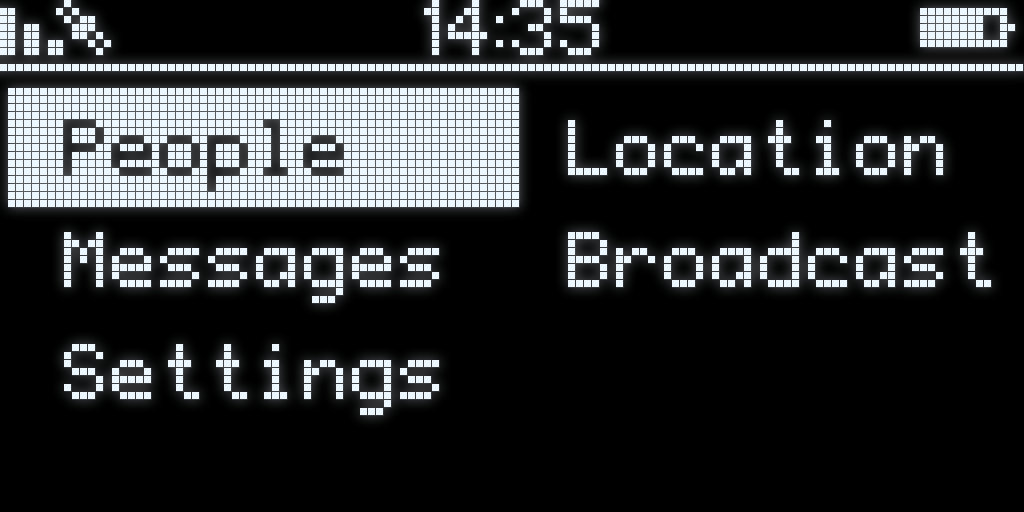
#> input picture Ranger_Video_Kit/oled_screens/black_background/02_main_menu.png, 1024 x 512 px, given in place of 01_startup_logo.png, which was not available
$ python kit.py
#> lines starting #> are read from the running program, lines starting #| are printed output that depends on the picture; after the words box and inside, x2 and y2 are one past the last pixel; in counts of white or black regions, pixels touching at a corner belong together; pictures that were not available may be replaced by others from this repository, and a replacement may not be noted
"""Static graphics kit for the Ranger film: background plate, OLED cards,
phone mockups, hero cut-outs with rim light, QR cards, photo cards."""
import os
import sys
import numpy as np
from PIL import Image, ImageDraw, ImageFilter, ImageFont, ImageOps

KIT = "/home/user/temp-video/Ranger_Video_Kit"
W = os.path.dirname(os.path.dirname(os.path.abspath(__file__)))
CUT = os.path.join(W, "build/cut")
OUT = os.path.join(W, "build/assets")
os.makedirs(OUT, exist_ok=True)
FONT = "/usr/share/fonts/opentype/inter/Inter-{}.otf"

BG0 = (0x0E, 0x12, 0x10)
BG1 = (0x1C, 0x22, 0x1F)
GREEN = (0x2F, 0x6D, 0x4F)


def font(weight, size):
    return ImageFont.truetype(FONT.format(weight), size)


def background():
    h, w = 1080, 1920
    yy, xx = np.mgrid[0:h, 0:w].astype(np.float32)
    d = np.sqrt(((xx - w * 0.5) / (w * 0.62)) ** 2 + ((yy - h * 0.42) / (h * 0.75)) ** 2)
    t = np.clip(d, 0, 1)[..., None]
    c = np.array(BG1, np.float32) * (1 - t) + np.array(BG0, np.float32) * t
    rng = np.random.default_rng(1)
    c += rng.normal(0, 1.2, c.shape)
    Image.fromarray(np.clip(c, 0, 255).astype(np.uint8)).save(f"{OUT}/bg.png")
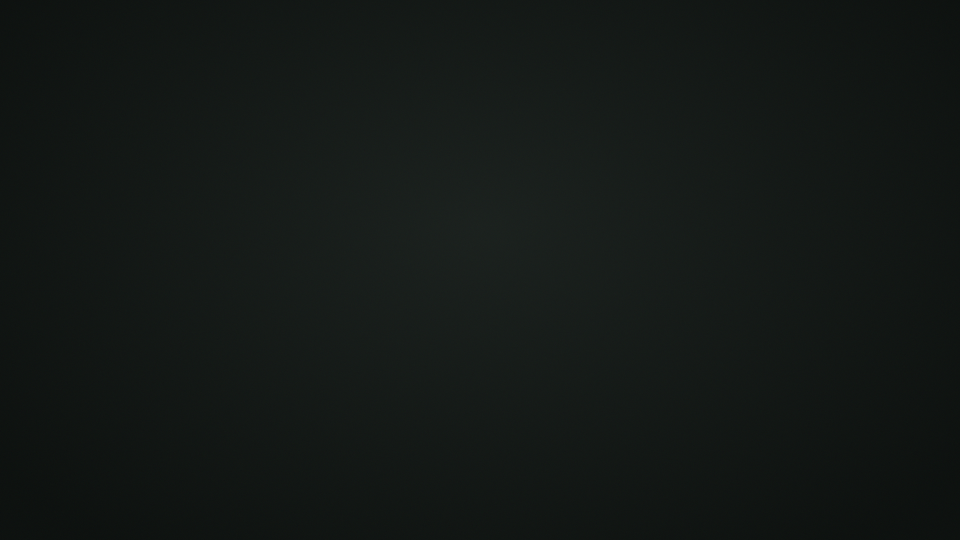
#> saved as bg.png: PIL image 1920x1080 RGB (shown at 1/2 size); mean R, G, B 19.5, 24.4, 21.9


def shadow(alpha, blur, opacity, offset=(0, 0), color=(0, 0, 0)):
    a = alpha.filter(ImageFilter.GaussianBlur(blur)).point(lambda v: int(v * opacity))
    layer = Image.new("RGBA", alpha.size, color + (0,))
    layer.putalpha(a)
    if offset != (0, 0):
        moved = Image.new("RGBA", alpha.size, color + (0,))
        moved.paste(layer, offset)
        layer = moved
    return layer


def rounded_mask(size, r):
    m = Image.new("L", size, 0)
    ImageDraw.Draw(m).rounded_rectangle([0, 0, size[0] - 1, size[1] - 1], r, fill=255)
    return m


def oled_card(name):
#> called with name = '01_startup_logo'
    scr = Image.open(f"{KIT}/oled_screens/black_background/{name}.png").convert("RGB")
#> scr is the input picture: PIL image 1024x512 RGB; mean R, G, B 43, 44.9, 46.3
    sw, sh = scr.size  # 1024 x 512
#> sw = 1024; sh = 512
    bez, pad = 26, 70
    cw, ch = sw + 2 * bez + 2 * pad, sh + 2 * bez + 2 * pad
#> cw = 1216; ch = 704
    card = Image.new("RGBA", (cw, ch), (0, 0, 0, 0))
#> card: PIL image 1216x704 RGBA; every value is 0
    body = Image.new("L", (cw, ch), 0)
#> body: PIL image 1216x704 L; every value is 0
    ImageDraw.Draw(body).rounded_rectangle([pad, pad, cw - pad, ch - pad], 30, fill=255)
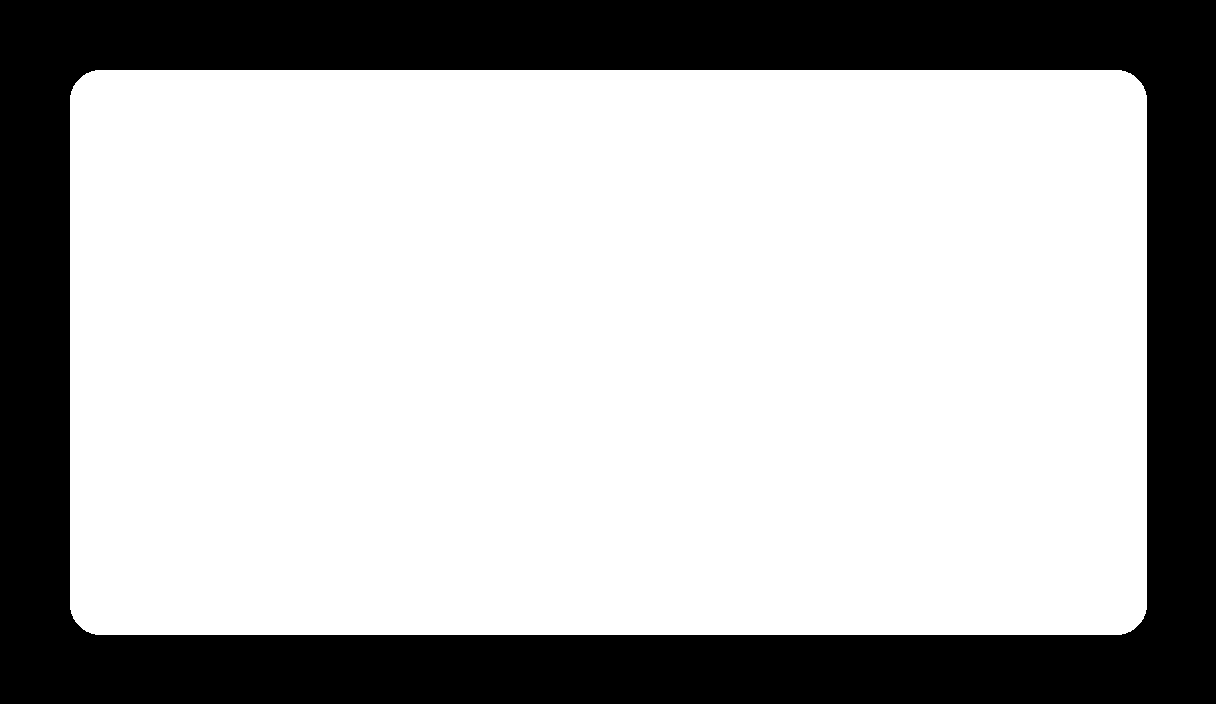
#> body: PIL image 1216x704 L; 71% white; 1 black region, box (x1, y1, x2, y2) and area: (0, 0, 1216, 704) 248371
    card = Image.alpha_composite(card, shadow(body, 34, 0.75, (0, 14)))
#> in shadow, `a = alpha.filter(ImageFilter.GaussianBlur(blur)).point(lambda v: int(v..`:
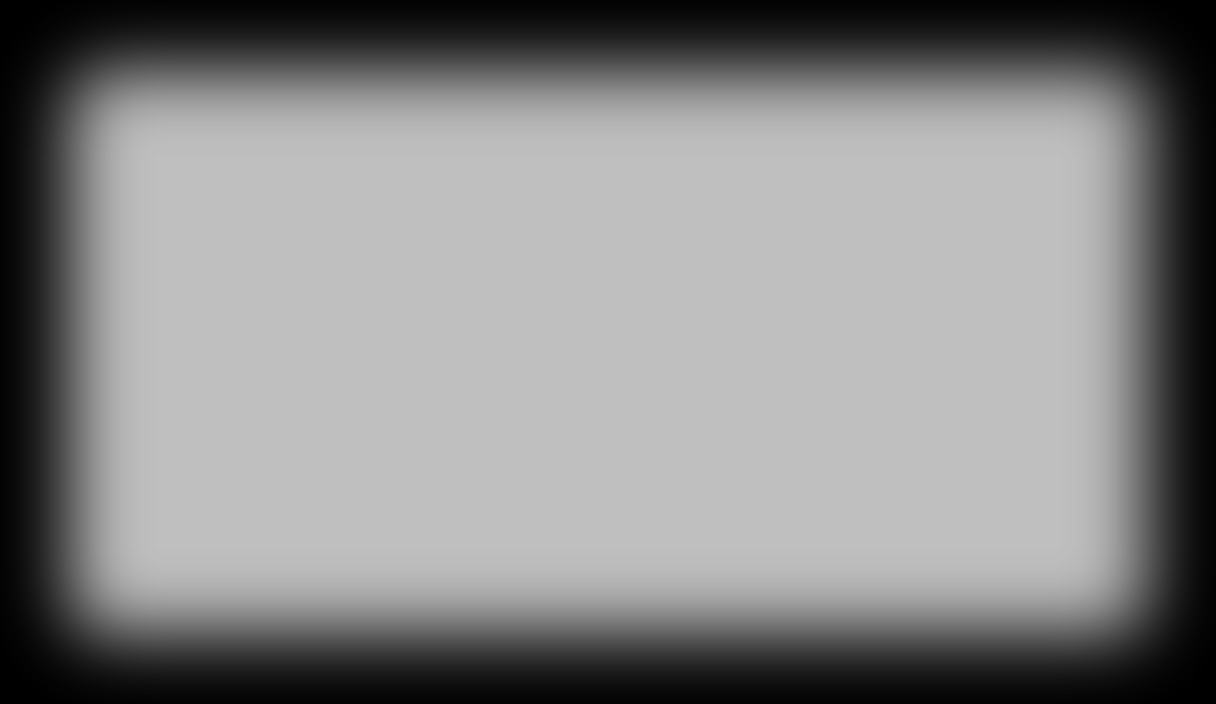
#> a: PIL image 1216x704 L; min 0, max 191, mean 135.3
#> in shadow, `moved.paste(layer, offset)`:
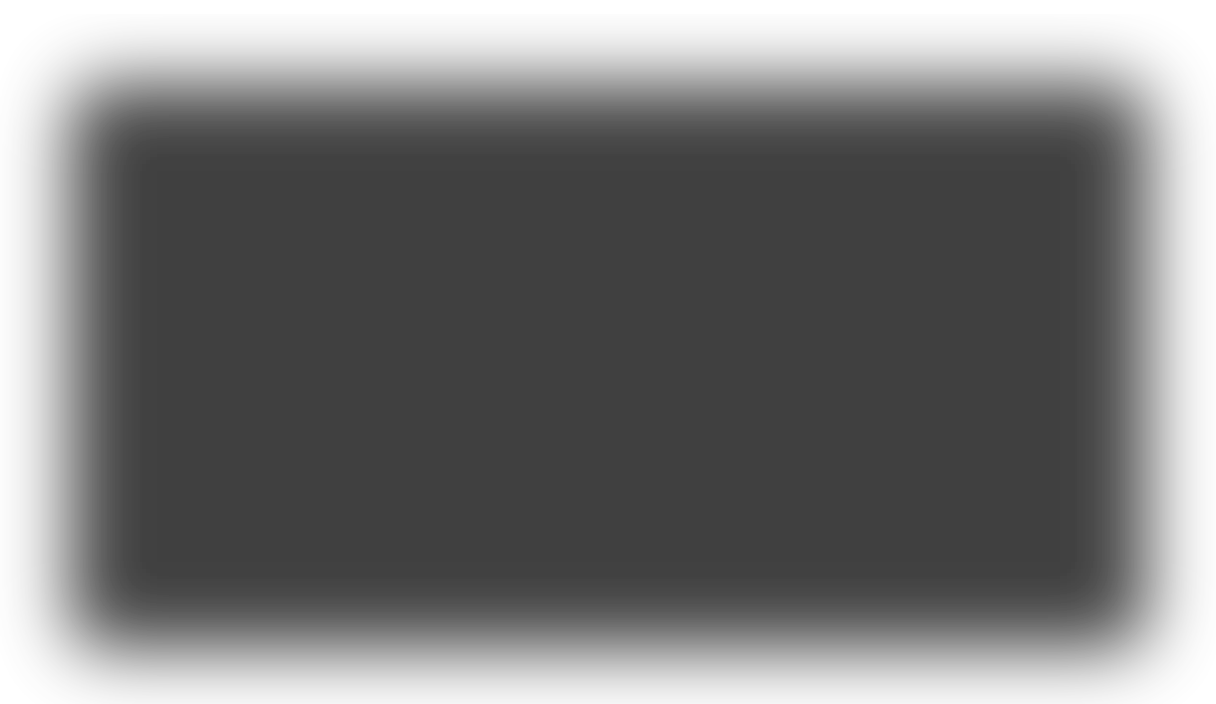
#> moved: PIL image 1216x704 RGBA; mean R, G, B, A 0, 0, 0, 135.2; transparent parts drawn white
    frame = Image.new("RGBA", (cw, ch), (0, 0, 0, 0))
    d = ImageDraw.Draw(frame)
    d.rounded_rectangle([pad, pad, cw - pad, ch - pad], 30, fill=(8, 10, 9, 255), outline=(52, 64, 58, 255), width=2)
    card = Image.alpha_composite(card, frame)
    # emissive bloom: blurred copy of the pixels added on top
    arr = np.asarray(scr, np.float32)
    bloom = np.asarray(scr.filter(ImageFilter.GaussianBlur(10)), np.float32)
    lit = np.clip(arr + bloom * 0.55, 0, 255).astype(np.uint8)
    lit_im = Image.fromarray(lit).convert("RGBA")
    card.paste(lit_im, (pad + bez, pad + bez), rounded_mask((sw, sh), 8))
#> in rounded_mask, `m = Image.new("L", size, 0)`: m: PIL image 1024x512 L; every value is 0
#> in rounded_mask, `ImageDraw.Draw(m).rounded_rectangle([0, 0, size[0] - 1, size[1] - 1], ..`:
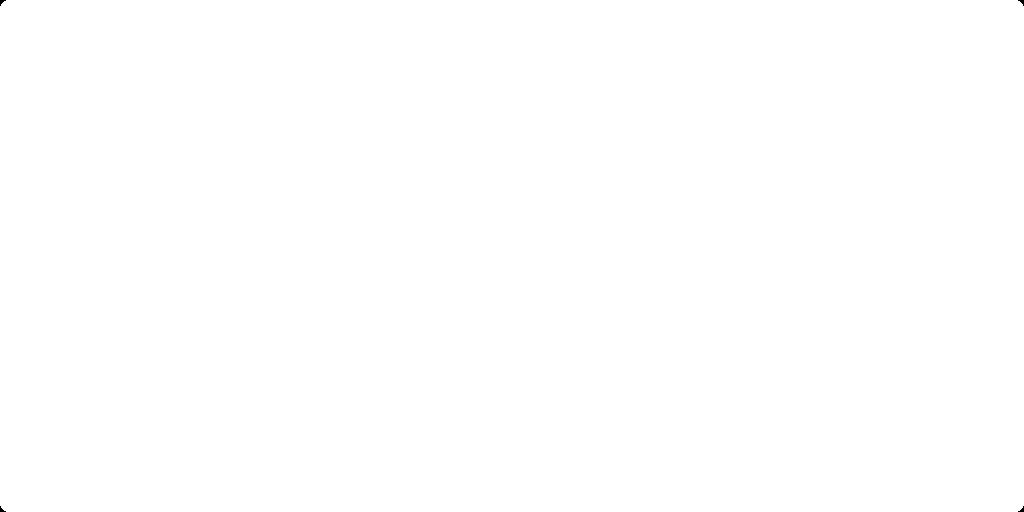
#> m: PIL image 1024x512 L; 100% white; 4 black regions (4 under 20 px)
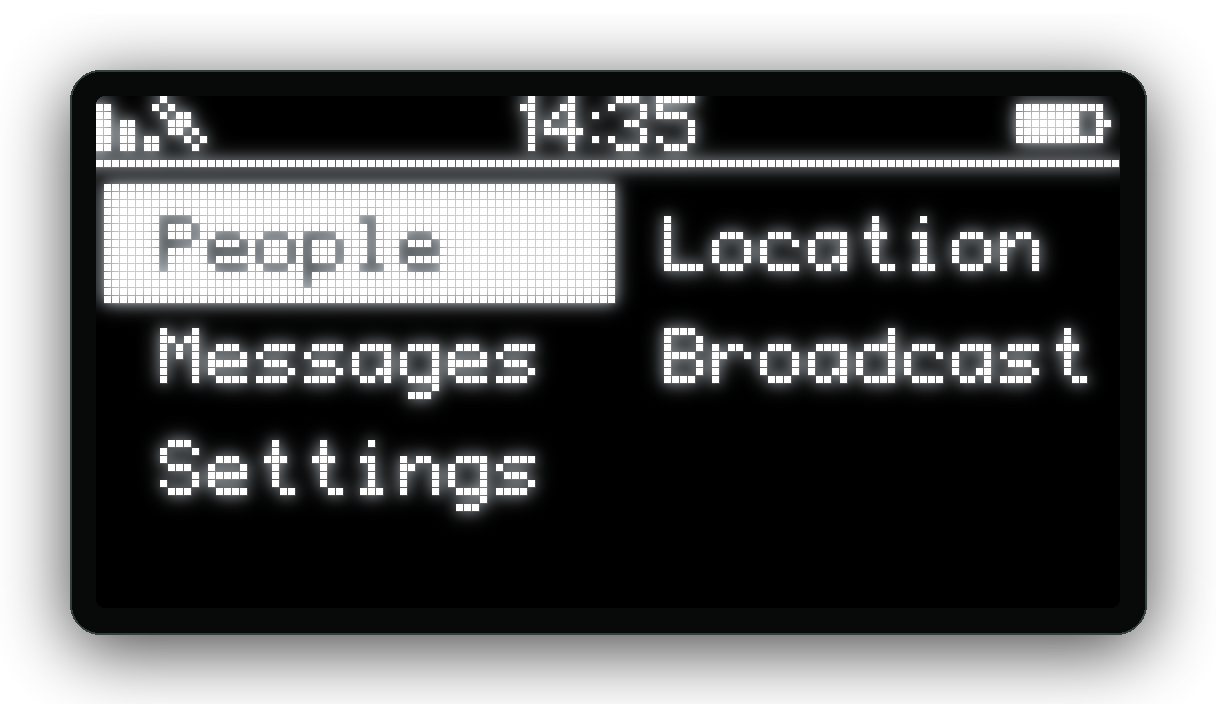
#> card: PIL image 1216x704 RGBA; mean R, G, B, A 36.7, 37.5, 37.8, 191.1; transparent parts drawn white
#> pass 3 of the loop `for n in ["01_startup_logo", "02_main_menu", "04_people_list", "05_peo..`:
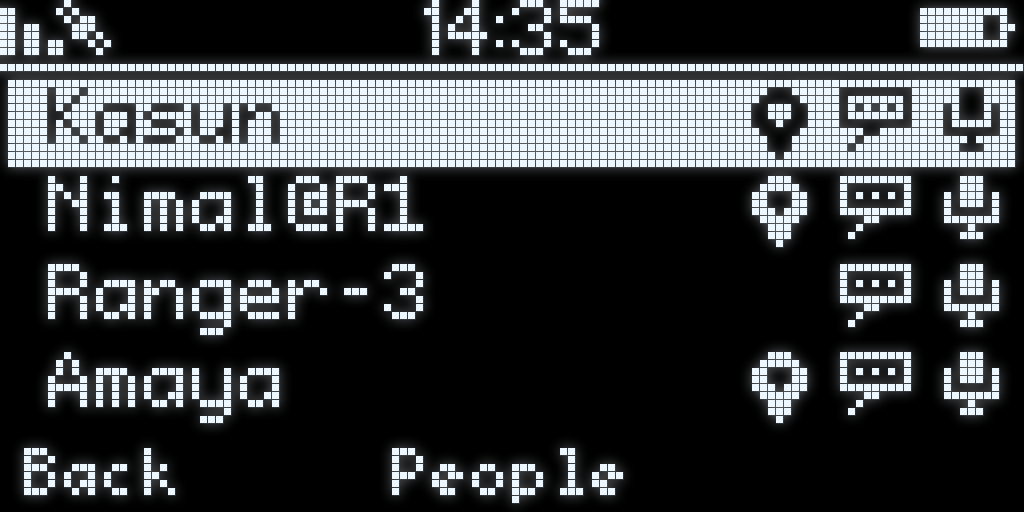
#> input picture Ranger_Video_Kit/oled_screens/black_background/04_people_list.png, 1024 x 512 px, found by its file name
#> in oled_card, scr is the input picture: PIL image 1024x512 RGB; mean R, G, B 58.2, 60.6, 62.6
#> in oled_card (call 3), `lit = np.clip(arr + bloom * 0.55, 0, 255).astype(np.uint8)`:
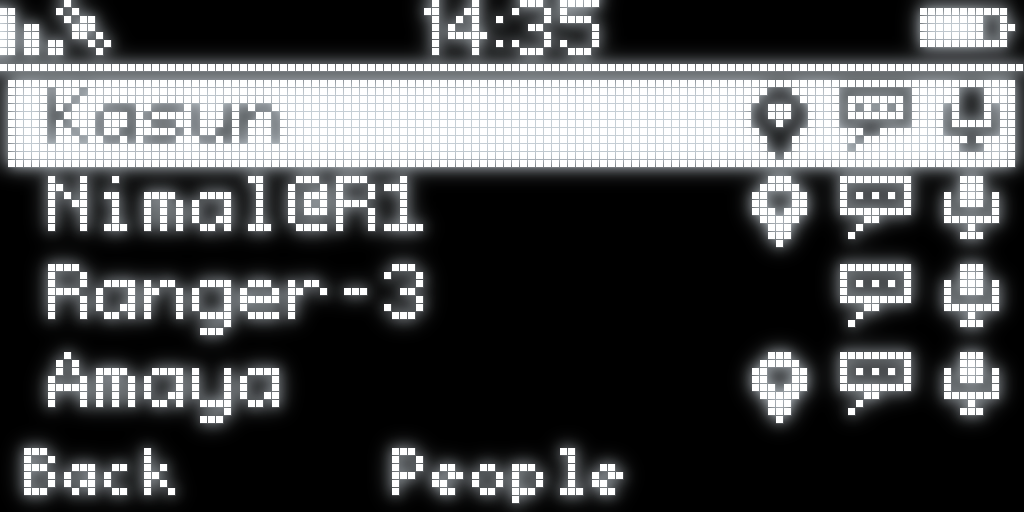
#> lit: shape (512, 1024, 3); mean R, G, B 78, 79.1, 80
#> in oled_card (call 3), `card.paste(lit_im, (pad + bez, pad + bez), rounded_mask((sw, sh), 8))`:
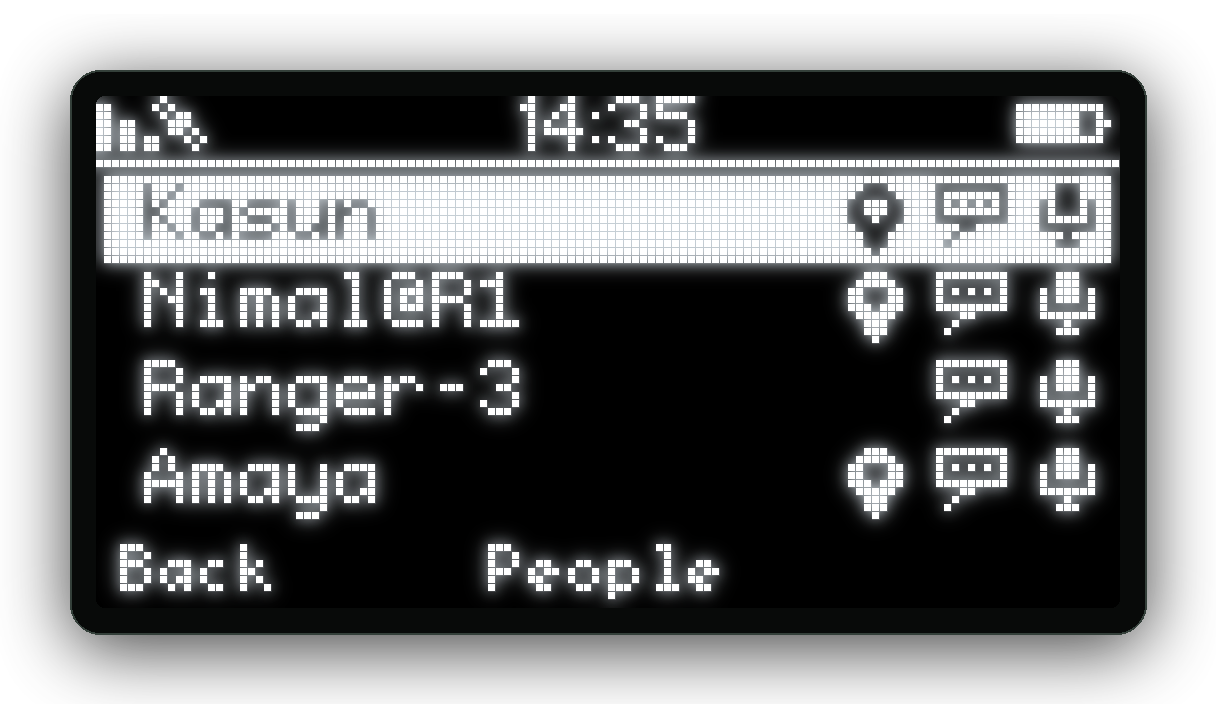
#> card: PIL image 1216x704 RGBA; mean R, G, B, A 48.9, 49.8, 50.2, 191.1; transparent parts drawn white
    card.save(f"{OUT}/oled_{name[:2]}.png")


# [90 lines left out: functions phone, hero, qr_cards, photo_card, not called in this run]


if __name__ == "__main__":
    background()
    for n in ["01_startup_logo", "02_main_menu", "04_people_list", "05_people_list_phone_selected",
              "07_track_gps_compass", "08_track_radio_ranging_no_gps", "10_location_gps_compass",
              "15_location_shared", "17_chat", "18_chat_typing_t9", "19_broadcast",
              "20_broadcast_sos_sent", "21_talk_ready", "22_talk_talking", "25_settings_phone_wifi_on",
              "26_settings_auto_sleep", "11_location_gps_from_phone"]:
#> (the run stopped early here; a loop or call above may not have finished)
